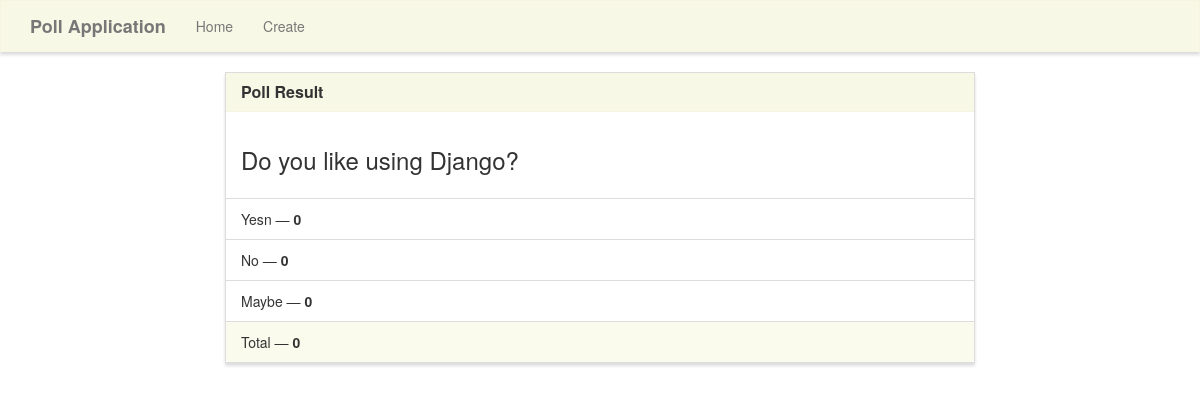
Page /results/4 on the earlier database version.
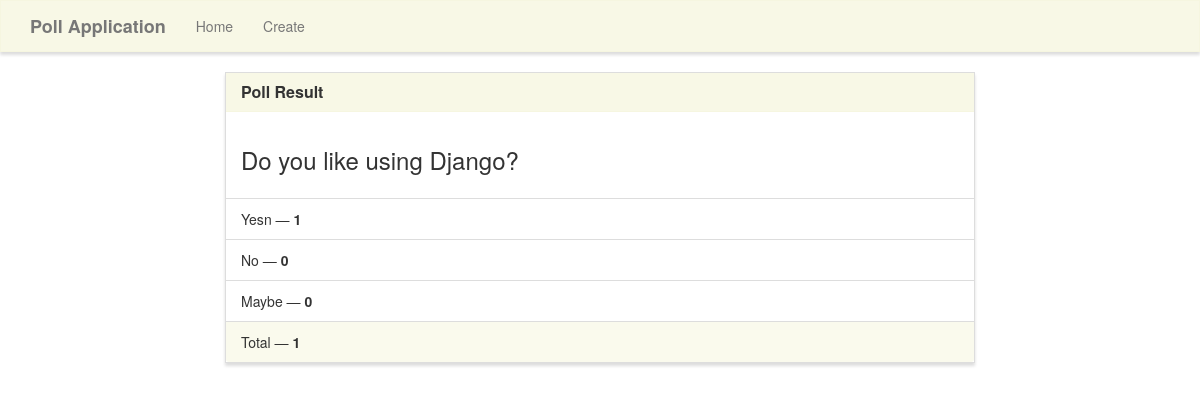
Same page on the later database version.
### poll/models.py (models this page shows)
class Poll(models.Model):
    question = models.TextField()
    option_one = models.CharField(max_length=30)
    option_two = models.CharField(max_length=30)
    option_three = models.CharField(max_length=30)
    option_one_count = models.IntegerField(default=0)
    option_two_count = models.IntegerField(default=0)
    option_three_count = models.IntegerField(default=0)
    def total(self):
        return self.option_one_count + self.option_two_count + self.option_three_count

### poll/views.py (the view)
# urls.py: path('results/<poll_id>', poll_views.results, name='results'),
def results(request,poll_id):
    poll = Poll.objects.get(pk=poll_id)
    context = {
        'poll': poll
    }
    return render(request,'poll/results.html', context)

### poll/templates/poll/results.html (shortened to what this page needs)
{% extends "poll/base.html" %}
{% block main %}
<div class="row">
    <div class="col-lg-8 col-lg-offset-2">
        <div class="panel panel-default">
            <div class="panel-heading">
                <h3 class="panel-title">Poll Result</h3>
            </div>
            <div class="panel-body">
                <h3>{{ poll.question }}</h3>
            </div>
            <ul class="list-group">
                <li class="list-group-item">{{ poll.option_one }}n &mdash; <strong>{{ poll.option_one_count }}</strong></li>
                <li class="list-group-item">{{ poll.option_two }} &mdash; <strong>{{ poll.option_two_count }}</strong></li>
                <li class="list-group-item">{{ poll.option_three }} &mdash; <strong>{{ poll.option_three_count }}</strong></li>
            </ul>
            <div class="panel-footer">
                Total &mdash; <strong>{{ poll.total }}</strong>
            </div>
        </div>
    </div>
</div>
{% endblock %}

### poll/templates/poll/base.html (shortened to what this page needs)
{% load static %}
<!DOCTYPE html>
<html lang="en">
	<head>
		<link rel="stylesheet" href="https://maxcdn.bootstrapcdn.com/bootstrap/3.3.7/css/bootstrap.min.css">
		<link rel="stylesheet" type="text/css" href="{% static 'style.css' %}" />
	</head>
	<body>
		<nav class="navbar navbar-default" role="navigation">
			<div class="container">
				<div class="navbar-header">
					<a class="navbar-brand" href="{% url 'home' %}">Poll Application</a>
				</div>
				<div class="collapse navbar-collapse navbar-ex1-collapse">
					<ul class="nav navbar-nav">
						<li><a href="{% url 'home' %}">Home</a></li>
						<li><a href="{% url 'create' %}">Create</a></li>
					</ul>
				</div>
			</div>
		</nav>
		<div class="container">
			{% block main %}{% endblock %}
		</div>
	</body>
</html>

### poll/static/style.css (style rules this page uses)
.navbar-default, .btn, .form-control, .panel { border-radius: 0; }
.navbar-default { background-color: rgba(245, 245, 220, .7); border-color: rgba(245, 245, 220, .6); box-shadow: 0px 3px 3px 0px #ddd; }
.panel-default > .panel-heading { color: #333; background-color: rgba(245, 245, 220, .7); border-color: rgba(245, 245, 220, .6); border-top-left-radius: 0; border-top-right-radius: 0; }
.panel-footer { background-color: rgba(245, 245, 220, .5); border-color: rgba(245, 245, 220, .4); }
.panel { box-shadow: 0px 3px 3px 0px #ddd; }
a.navbar-brand, .panel-title { font-weight: bolder; }

Differences in the rows shown:
changed Poll "Do you like using Django?": option_one_count "0" → "1"; total "0" → "1"
